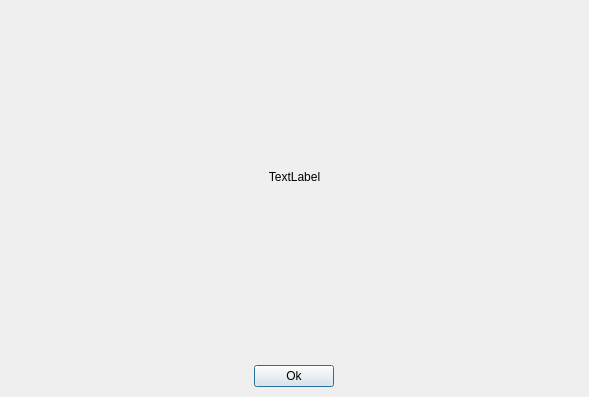
<?xml version="1.0" encoding="UTF-8"?>
<ui version="4.0">
 <class>m_Window</class>
 <widget class="QFrame" name="m_Window">
  <property name="geometry">
   <rect>
    <x>0</x>
    <y>0</y>
    <width>589</width>
    <height>397</height>
   </rect>
  </property>
  <property name="focusPolicy">
   <enum>Qt::TabFocus</enum>
  </property>
  <layout class="QVBoxLayout" name="verticalLayout">
   <property name="spacing">
    <number>16</number>
   </property>
   <property name="leftMargin">
    <number>4</number>
   </property>
   <property name="topMargin">
    <number>4</number>
   </property>
   <property name="rightMargin">
    <number>4</number>
   </property>
   <property name="bottomMargin">
    <number>10</number>
   </property>
   <item>
    <widget class="CSmoothScrollArea" name="m_ScrollArea">
     <property name="focusPolicy">
      <enum>Qt::NoFocus</enum>
     </property>
     <property name="styleSheet">
      <string notr="true">#m_ScrollArea {background-color: transparent;}
/*INCLUDE_UI_scrollbar.qss*/
</string>
     </property>
     <property name="frameShape">
      <enum>QFrame::NoFrame</enum>
     </property>
     <property name="verticalScrollBarPolicy">
      <enum>Qt::ScrollBarAsNeeded</enum>
     </property>
     <property name="horizontalScrollBarPolicy">
      <enum>Qt::ScrollBarAlwaysOff</enum>
     </property>
     <property name="sizeAdjustPolicy">
      <enum>QAbstractScrollArea::AdjustToContents</enum>
     </property>
     <property name="widgetResizable">
      <bool>true</bool>
     </property>
     <property name="alignment">
      <set>Qt::AlignCenter</set>
     </property>
     <widget class="QWidget" name="m_scrollAreaWidgetContents">
      <property name="geometry">
       <rect>
        <x>0</x>
        <y>0</y>
        <width>581</width>
        <height>344</height>
       </rect>
      </property>
      <property name="styleSheet">
       <string notr="true">#m_scrollAreaWidgetContents {background-color: transparent;}</string>
      </property>
      <layout class="QHBoxLayout" name="horizontalLayout">
       <property name="spacing">
        <number>0</number>
       </property>
       <property name="sizeConstraint">
        <enum>QLayout::SetMinAndMaxSize</enum>
       </property>
       <property name="leftMargin">
        <number>0</number>
       </property>
       <property name="topMargin">
        <number>0</number>
       </property>
       <property name="rightMargin">
        <number>0</number>
       </property>
       <property name="bottomMargin">
        <number>0</number>
       </property>
       <item>
        <widget class="CSkinOneLineText" name="m_Message">
         <property name="sizePolicy">
          <sizepolicy hsizetype="Expanding" vsizetype="Expanding">
           <horstretch>0</horstretch>
           <verstretch>0</verstretch>
          </sizepolicy>
         </property>
         <property name="focusPolicy">
          <enum>Qt::NoFocus</enum>
         </property>
         <property name="text">
          <string>TextLabel</string>
         </property>
         <property name="alignment">
          <set>Qt::AlignCenter</set>
         </property>
         <property name="rowLimit" stdset="0">
          <number>1000</number>
         </property>
         <property name="addheight" stdset="0">
          <number>2</number>
         </property>
         <property name="heightByContext" stdset="0">
          <bool>true</bool>
         </property>
         <property name="widthByContext" stdset="0">
          <bool>false</bool>
         </property>
        </widget>
       </item>
      </layout>
     </widget>
    </widget>
   </item>
   <item alignment="Qt::AlignHCenter">
    <widget class="QPushButton" name="m_OkButton">
     <property name="styleSheet">
      <string notr="true">/*INCLUDE_UI_defaultbutton.qss*/</string>
     </property>
     <property name="text">
      <string>    Ok    </string>
     </property>
     <property name="default">
      <bool>true</bool>
     </property>
    </widget>
   </item>
  </layout>
 </widget>
 <customwidgets>
  <customwidget>
   <class>CSkinOneLineText</class>
   <extends>QLabel</extends>
   <header>skinonelinetext.h</header>
  </customwidget>
  <customwidget>
   <class>CSmoothScrollArea</class>
   <extends>QScrollArea</extends>
   <header>smoothscrollarea.h</header>
   <container>1</container>
  </customwidget>
 </customwidgets>
 <resources/>
 <connections/>
</ui>
